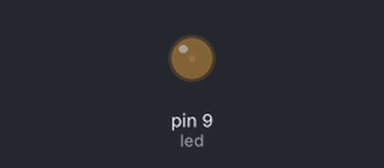
The sketch below on a simulated Arduino Uno, built with avr-gcc and run on an emulated ATmega328P. Parts: output pins drawn as LEDs (lit = HIGH).

Above: at 0.05 s.
At 0.8 s:
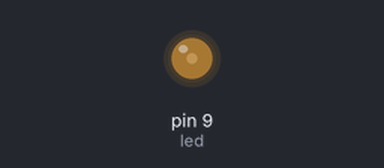
At 1.55 s:
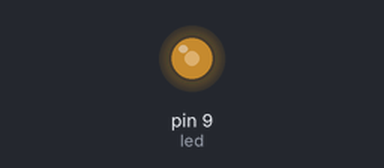
At 3.05 s:
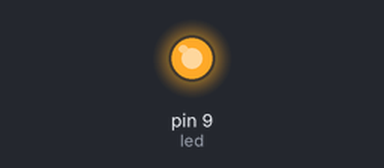
Timing chart, 0 to 5.3 s (numbered marks = the images above):
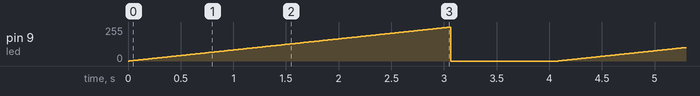

Measured:
- by itself, pin 9 (led): ramps from 0/255 to 254/255 and jumps back, once every 4.1 s

The sketch:

PWMuygulamasi.ino
```cpp
  int led = 9;
  int pwm = 0;

void setup() {

pinMode(led,OUTPUT);


}

void loop() {

  analogWrite(led,pwm);

    pwm++;

  if(pwm>255){
    pwm = 0;
    analogWrite(led,pwm);
    delay(1000);

  }

  delay(12);

}
```
